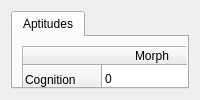
   <widget class="QWidget" name="Morph">
    <attribute name="title">
     <string>Morph</string>
    </attribute>
    <layout class="QGridLayout" name="gridLayout_13">
     <item row="0" column="0">
      <widget class="QTabWidget" name="morphApt">
       <property name="currentIndex">
        <number>0</number>
       </property>
       <widget class="QWidget" name="widget">
        <property name="sizePolicy">
         <sizepolicy hsizetype="Expanding" vsizetype="Expanding">
          <horstretch>0</horstretch>
          <verstretch>0</verstretch>
         </sizepolicy>
        </property>
        <attribute name="title">
         <string>Aptitudes</string>
        </attribute>
        <widget class="QTableWidget" name="morphTable">
         <property name="geometry">
          <rect>
           <x>9</x>
           <y>9</y>
           <width>491</width>
           <height>241</height>
          </rect>
         </property>
         <row>
          <property name="text">
           <string>Cognition</string>
          </property>
         </row>
         <row>
          <property name="text">
           <string>Coordination</string>
          </property>
         </row>
         <row>
          <property name="text">
           <string>Intuition</string>
          </property>
         </row>
         <row>
          <property name="text">
           <string>Reflexes</string>
          </property>
         </row>
         <row>
          <property name="text">
           <string>Savvy</string>
          </property>
         </row>
         <row>
          <property name="text">
           <string>Somatics</string>
          </property>
         </row>
         <row>
          <property name="text">
           <string>Willpower</string>
          </property>
         </row>
         <column>
          <property name="text">
           <string>Morph</string>
          </property>
         </column>
         <column>
          <property name="text">
           <string>Implants</string>
          </property>
         </column>
         <column>
          <property name="text">
           <string>Other</string>
          </property>
         </column>
         <column>
          <property name="text">
           <string>Total</string>
          </property>
         </column>
         <item row="0" column="0">
          <property name="text">
           <string>0</string>
          </property>
         </item>
         <item row="0" column="1">
          <property name="text">
           <string>0</string>
          </property>
         </item>
         <item row="0" column="2">
          <property name="text">
           <string>0</string>
          </property>
         </item>
         <item row="0" column="3">
          <property name="text">
           <string>0</string>
          </property>
         </item>
         <item row="1" column="0">
          <property name="text">
           <string>0</string>
          </property>
         </item>
         <item row="1" column="1">
          <property name="text">
           <string>0</string>
          </property>
         </item>
         <item row="1" column="2">
          <property name="text">
           <string>0</string>
          </property>
         </item>
         <item row="1" column="3">
          <property name="text">
           <string>0</string>
          </property>
         </item>
         <item row="2" column="0">
          <property name="text">
           <string>0</string>
          </property>
         </item>
         <item row="2" column="1">
          <property name="text">
           <string>0</string>
          </property>
         </item>
         <item row="2" column="2">
          <property name="text">
           <string>0</string>
          </property>
         </item>
         <item row="2" column="3">
          <property name="text">
           <string>0</string>
          </property>
         </item>
         <item row="3" column="0">
          <property name="text">
           <string>0</string>
          </property>
         </item>
         <item row="3" column="1">
          <property name="text">
           <string>0</string>
          </property>
         </item>
         <item row="3" column="2">
          <property name="text">
           <string>0</string>
          </property>
         </item>
         <item row="3" column="3">
          <property name="text">
           <string>0</string>
          </property>
         </item>
         <item row="4" column="0">
          <property name="text">
           <string>0</string>
          </property>
         </item>
         <item row="4" column="1">
          <property name="text">
           <string>0</string>
          </property>
         </item>
         <item row="4" column="2">
          <property name="text">
           <string>0</string>
          </property>
         </item>
         <item row="4" column="3">
          <property name="text">
           <string>0</string>
          </property>
         </item>
         <item row="5" column="0">
          <property name="text">
           <string>0</string>
          </property>
         </item>
         <item row="5" column="1">
          <property name="text">
           <string>0</string>
          </property>
         </item>
         <item row="5" column="2">
          <property name="text">
           <string>0</string>
          </property>
         </item>
         <item row="5" column="3">
          <property name="text">
           <string>0</string>
          </property>
         </item>
         <item row="6" column="0">
          <property name="text">
           <string>0</string>
          </property>
         </item>
         <item row="6" column="1">
          <property name="text">
           <string>0</string>
          </property>
         </item>
         <item row="6" column="2">
          <property name="text">
           <string>0</string>
          </property>
         </item>
         <item row="6" column="3">
          <property name="text">
           <string>0</string>
          </property>
         </item>
        </widget>
        <widget class="QLabel" name="morphNameLabel">
         <property name="geometry">
          <rect>
           <x>520</x>
           <y>10</y>
           <width>71</width>
           <height>16</height>
          </rect>
         </property>
         <property name="text">
          <string>Morph Name: </string>
         </property>
        </widget>
        <widget class="QLineEdit" name="morphName">
         <property name="geometry">
          <rect>
           <x>590</x>
           <y>10</y>
           <width>191</width>
           <height>20</height>
          </rect>
         </property>
        </widget>
        <widget class="QPushButton" name="addMorph">
         <property name="geometry">
          <rect>
           <x>510</x>
           <y>40</y>
           <width>75</width>
           <height>23</height>
          </rect>
         </property>
         <property name="text">
          <string>Add</string>
         </property>
        </widget>
        <widget class="QPushButton" name="delMorph">
         <property name="geometry">
          <rect>
           <x>590</x>
           <y>40</y>
           <width>75</width>
           <height>23</height>
          </rect>
         </property>
         <property name="text">
          <string>Delete</string>
         </property>
        </widget>
        <widget class="QComboBox" name="morphTypeSelect">
         <property name="geometry">
          <rect>
           <x>670</x>
           <y>40</y>
           <width>111</width>
           <height>22</height>
          </rect>
         </property>
         <item>
          <property name="text">
           <string>Biomorph</string>
          </property>
         </item>
         <item>
          <property name="text">
           <string>Synthmorph</string>
          </property>
         </item>
        </widget>
        <widget class="QComboBox" name="premadeMorphs">
         <property name="geometry">
          <rect>
           <x>610</x>
           <y>70</y>
           <width>171</width>
           <height>22</height>
          </rect>
         </property>
        </widget>
        <widget class="QLabel" name="stanMorphs">
         <property name="geometry">
          <rect>
           <x>520</x>
           <y>70</y>
           <width>91</width>
           <height>16</height>
          </rect>
         </property>
         <property name="text">
          <string>Premade Morphs: </string>
         </property>
        </widget>
       </widget>
      </widget>
     </item>
    </layout>
   </widget>
